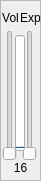
   <widget class="QFrame" name="frame_16">
    <property name="geometry">
     <rect>
      <x>310</x>
      <y>330</y>
      <width>41</width>
      <height>181</height>
     </rect>
    </property>
    <property name="frameShape">
     <enum>QFrame::StyledPanel</enum>
    </property>
    <property name="frameShadow">
     <enum>QFrame::Raised</enum>
    </property>
    <widget class="QSlider" name="MIDI_Expression_16">
     <property name="geometry">
      <rect>
       <x>20</x>
       <y>30</y>
       <width>20</width>
       <height>131</height>
      </rect>
     </property>
     <property name="maximum">
      <number>127</number>
     </property>
     <property name="value">
      <number>0</number>
     </property>
     <property name="orientation">
      <enum>Qt::Vertical</enum>
     </property>
    </widget>
    <widget class="QSlider" name="MIDI_Volume_16">
     <property name="geometry">
      <rect>
       <x>0</x>
       <y>30</y>
       <width>20</width>
       <height>131</height>
      </rect>
     </property>
     <property name="maximum">
      <number>127</number>
     </property>
     <property name="value">
      <number>0</number>
     </property>
     <property name="orientation">
      <enum>Qt::Vertical</enum>
     </property>
    </widget>
    <widget class="QLabel" name="label_50">
     <property name="geometry">
      <rect>
       <x>0</x>
       <y>10</y>
       <width>21</width>
       <height>16</height>
      </rect>
     </property>
     <property name="text">
      <string notr="true">Vol</string>
     </property>
     <property name="alignment">
      <set>Qt::AlignCenter</set>
     </property>
    </widget>
    <widget class="QLabel" name="label_51">
     <property name="geometry">
      <rect>
       <x>20</x>
       <y>10</y>
       <width>21</width>
       <height>16</height>
      </rect>
     </property>
     <property name="text">
      <string notr="true">Exp</string>
     </property>
    </widget>
    <widget class="QLabel" name="label_52">
     <property name="geometry">
      <rect>
       <x>10</x>
       <y>160</y>
       <width>21</width>
       <height>16</height>
      </rect>
     </property>
     <property name="text">
      <string notr="true">16</string>
     </property>
     <property name="alignment">
      <set>Qt::AlignCenter</set>
     </property>
    </widget>
    <widget class="QProgressBar" name="MIDI_VolDisp_16">
     <property name="geometry">
      <rect>
       <x>15</x>
       <y>35</y>
       <width>10</width>
       <height>116</height>
      </rect>
     </property>
     <property name="maximumSize">
      <size>
       <width>10</width>
       <height>16777215</height>
      </size>
     </property>
     <property name="maximum">
      <number>127</number>
     </property>
     <property name="value">
      <number>0</number>
     </property>
     <property name="textVisible">
      <bool>false</bool>
     </property>
     <property name="orientation">
      <enum>Qt::Vertical</enum>
     </property>
    </widget>
   </widget>
